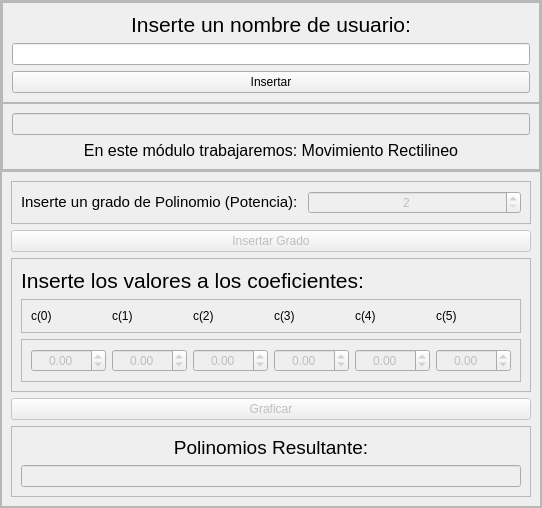
           <widget class="QFrame" name="frame_inf_izq">
            <property name="frameShape">
             <enum>QFrame::StyledPanel</enum>
            </property>
            <property name="frameShadow">
             <enum>QFrame::Raised</enum>
            </property>
            <layout class="QVBoxLayout" name="verticalLayout_4">
             <property name="spacing">
              <number>0</number>
             </property>
             <property name="leftMargin">
              <number>0</number>
             </property>
             <property name="topMargin">
              <number>0</number>
             </property>
             <property name="rightMargin">
              <number>0</number>
             </property>
             <property name="bottomMargin">
              <number>0</number>
             </property>
             <item>
              <widget class="QFrame" name="frame_izq_sup">
               <property name="frameShape">
                <enum>QFrame::StyledPanel</enum>
               </property>
               <property name="frameShadow">
                <enum>QFrame::Raised</enum>
               </property>
               <layout class="QVBoxLayout" name="verticalLayout_5">
                <property name="spacing">
                 <number>0</number>
                </property>
                <property name="leftMargin">
                 <number>0</number>
                </property>
                <property name="topMargin">
                 <number>0</number>
                </property>
                <property name="rightMargin">
                 <number>0</number>
                </property>
                <property name="bottomMargin">
                 <number>0</number>
                </property>
                <item>
                 <widget class="QFrame" name="frame_8">
                  <property name="frameShape">
                   <enum>QFrame::StyledPanel</enum>
                  </property>
                  <property name="frameShadow">
                   <enum>QFrame::Raised</enum>
                  </property>
                  <layout class="QVBoxLayout" name="verticalLayout_7">
                   <item>
                    <widget class="QLabel" name="label_3">
                     <property name="font">
                      <font>
                       <family>MS Shell Dlg 2</family>
                       <pointsize>10</pointsize>
                       <weight>50</weight>
                       <italic>false</italic>
                       <bold>false</bold>
                      </font>
                     </property>
                     <property name="text">
                      <string>&lt;html&gt;&lt;head/&gt;&lt;body&gt;&lt;p&gt;&lt;span style=&quot; font-size:16pt;&quot;&gt;               Inserte un nombre de usuario:&lt;/span&gt;&lt;/p&gt;&lt;/body&gt;&lt;/html&gt;</string>
                     </property>
                     <property name="alignment">
                      <set>Qt::AlignCenter</set>
                     </property>
                    </widget>
                   </item>
                   <item>
                    <widget class="QLineEdit" name="usuario">
                     <property name="alignment">
                      <set>Qt::AlignCenter</set>
                     </property>
                    </widget>
                   </item>
                   <item>
                    <widget class="QPushButton" name="bt_insertarUsuario">
                     <property name="text">
                      <string>Insertar</string>
                     </property>
                    </widget>
                   </item>
                  </layout>
                 </widget>
                </item>
                <item>
                 <widget class="QFrame" name="frame_9">
                  <property name="frameShape">
                   <enum>QFrame::StyledPanel</enum>
                  </property>
                  <property name="frameShadow">
                   <enum>QFrame::Raised</enum>
                  </property>
                  <layout class="QVBoxLayout" name="verticalLayout_6">
                   <item>
                    <widget class="QLineEdit" name="saludo">
                     <property name="enabled">
                      <bool>false</bool>
                     </property>
                     <property name="text">
                      <string/>
                     </property>
                     <property name="alignment">
                      <set>Qt::AlignCenter</set>
                     </property>
                    </widget>
                   </item>
                   <item>
                    <widget class="QLabel" name="label_5">
                     <property name="text">
                      <string>&lt;html&gt;&lt;head/&gt;&lt;body&gt;&lt;p&gt;&lt;span style=&quot; font-size:12pt;&quot;&gt;En este módulo trabajaremos: Movimiento Rectilineo&lt;/span&gt;&lt;/p&gt;&lt;/body&gt;&lt;/html&gt;</string>
                     </property>
                     <property name="alignment">
                      <set>Qt::AlignCenter</set>
                     </property>
                    </widget>
                   </item>
                  </layout>
                 </widget>
                </item>
               </layout>
              </widget>
             </item>
             <item>
              <widget class="QFrame" name="frame_izq_inf">
               <property name="frameShape">
                <enum>QFrame::StyledPanel</enum>
               </property>
               <property name="frameShadow">
                <enum>QFrame::Raised</enum>
               </property>
               <layout class="QVBoxLayout" name="verticalLayout_10">
                <item>
                 <widget class="QFrame" name="frame_2">
                  <property name="frameShape">
                   <enum>QFrame::StyledPanel</enum>
                  </property>
                  <property name="frameShadow">
                   <enum>QFrame::Raised</enum>
                  </property>
                  <layout class="QHBoxLayout" name="horizontalLayout_6">
                   <item>
                    <widget class="QLabel" name="label_4">
                     <property name="text">
                      <string>&lt;html&gt;&lt;head/&gt;&lt;body&gt;&lt;p&gt;&lt;span style=&quot; font-size:11pt;&quot;&gt;Inserte un grado de Polinomio (Potencia): &lt;/span&gt;&lt;/p&gt;&lt;/body&gt;&lt;/html&gt;</string>
                     </property>
                    </widget>
                   </item>
                   <item>
                    <widget class="QSpinBox" name="spin_grado">
                     <property name="enabled">
                      <bool>false</bool>
                     </property>
                     <property name="alignment">
                      <set>Qt::AlignCenter</set>
                     </property>
                     <property name="minimum">
                      <number>2</number>
                     </property>
                     <property name="maximum">
                      <number>5</number>
                     </property>
                     <property name="value">
                      <number>2</number>
                     </property>
                    </widget>
                   </item>
                  </layout>
                 </widget>
                </item>
                <item>
                 <widget class="QPushButton" name="bt_grado">
                  <property name="enabled">
                   <bool>false</bool>
                  </property>
                  <property name="text">
                   <string>Insertar Grado</string>
                  </property>
                 </widget>
                </item>
                <item>
                 <widget class="QFrame" name="frame_12">
                  <property name="frameShape">
                   <enum>QFrame::StyledPanel</enum>
                  </property>
                  <property name="frameShadow">
                   <enum>QFrame::Raised</enum>
                  </property>
                  <layout class="QVBoxLayout" name="verticalLayout_12">
                   <item>
                    <widget class="QLabel" name="label_16">
                     <property name="text">
                      <string>&lt;html&gt;&lt;head/&gt;&lt;body&gt;&lt;p&gt;&lt;span style=&quot; font-size:16pt;&quot;&gt;Inserte los valores a los coeficientes:&lt;/span&gt;&lt;/p&gt;&lt;/body&gt;&lt;/html&gt;</string>
                     </property>
                    </widget>
                   </item>
                   <item>
                    <widget class="QFrame" name="frame_11">
                     <property name="frameShape">
                      <enum>QFrame::StyledPanel</enum>
                     </property>
                     <property name="frameShadow">
                      <enum>QFrame::Raised</enum>
                     </property>
                     <layout class="QHBoxLayout" name="horizontalLayout_8">
                      <item>
                       <widget class="QLabel" name="label_10">
                        <property name="text">
                         <string>c(0)</string>
                        </property>
                       </widget>
                      </item>
                      <item>
                       <widget class="QLabel" name="label_11">
                        <property name="text">
                         <string>c(1)</string>
                        </property>
                       </widget>
                      </item>
                      <item>
                       <widget class="QLabel" name="label_12">
                        <property name="text">
                         <string>c(2)</string>
                        </property>
                       </widget>
                      </item>
                      <item>
                       <widget class="QLabel" name="label_13">
                        <property name="text">
                         <string>c(3)</string>
                        </property>
                       </widget>
                      </item>
                      <item>
                       <widget class="QLabel" name="label_14">
                        <property name="text">
                         <string>c(4)</string>
                        </property>
                       </widget>
                      </item>
                      <item>
                       <widget class="QLabel" name="label_15">
                        <property name="text">
                         <string>c(5)</string>
                        </property>
                       </widget>
                      </item>
                     </layout>
                    </widget>
                   </item>
                   <item>
                    <widget class="QFrame" name="frame_3">
                     <property name="frameShape">
                      <enum>QFrame::StyledPanel</enum>
                     </property>
                     <property name="frameShadow">
                      <enum>QFrame::Raised</enum>
                     </property>
                     <layout class="QHBoxLayout" name="horizontalLayout_7">
                      <item>
                       <widget class="QDoubleSpinBox" name="dSpinBox_00">
                        <property name="enabled">
                         <bool>false</bool>
                        </property>
                        <property name="alignment">
                         <set>Qt::AlignCenter</set>
                        </property>
                        <property name="minimum">
                         <double>-1000.000000000000000</double>
                        </property>
                        <property name="maximum">
                         <double>1000.000000000000000</double>
                        </property>
                        <property name="singleStep">
                         <double>0.010000000000000</double>
                        </property>
                       </widget>
                      </item>
                      <item>
                       <widget class="QDoubleSpinBox" name="dSpinBox_01">
                        <property name="enabled">
                         <bool>false</bool>
                        </property>
                        <property name="alignment">
                         <set>Qt::AlignCenter</set>
                        </property>
                        <property name="minimum">
                         <double>-1000.000000000000000</double>
                        </property>
                        <property name="maximum">
                         <double>1000.000000000000000</double>
                        </property>
                        <property name="singleStep">
                         <double>0.010000000000000</double>
                        </property>
                       </widget>
                      </item>
                      <item>
                       <widget class="QDoubleSpinBox" name="dSpinBox_02">
                        <property name="enabled">
                         <bool>false</bool>
                        </property>
                        <property name="alignment">
                         <set>Qt::AlignCenter</set>
                        </property>
                        <property name="minimum">
                         <double>-1000.000000000000000</double>
                        </property>
                        <property name="maximum">
                         <double>1000.000000000000000</double>
                        </property>
                        <property name="singleStep">
                         <double>0.010000000000000</double>
                        </property>
                       </widget>
                      </item>
                      <item>
                       <widget class="QDoubleSpinBox" name="dSpinBox_03">
                        <property name="enabled">
                         <bool>false</bool>
                        </property>
                        <property name="alignment">
                         <set>Qt::AlignCenter</set>
                        </property>
                        <property name="minimum">
                         <double>-1000.000000000000000</double>
                        </property>
                        <property name="maximum">
                         <double>1000.000000000000000</double>
                        </property>
                        <property name="singleStep">
                         <double>0.010000000000000</double>
                        </property>
                       </widget>
                      </item>
                      <item>
                       <widget class="QDoubleSpinBox" name="dSpinBox_04">
                        <property name="enabled">
                         <bool>false</bool>
                        </property>
                        <property name="alignment">
                         <set>Qt::AlignCenter</set>
                        </property>
                        <property name="minimum">
                         <double>-1000.000000000000000</double>
                        </property>
                        <property name="maximum">
                         <double>1000.000000000000000</double>
                        </property>
                        <property name="singleStep">
                         <double>0.010000000000000</double>
                        </property>
                       </widget>
                      </item>
                      <item>
                       <widget class="QDoubleSpinBox" name="dSpinBox_05">
                        <property name="enabled">
                         <bool>false</bool>
                        </property>
                        <property name="alignment">
                         <set>Qt::AlignCenter</set>
                        </property>
                        <property name="minimum">
                         <double>-1000.000000000000000</double>
                        </property>
                        <property name="maximum">
                         <double>1000.000000000000000</double>
                        </property>
                        <property name="singleStep">
                         <double>0.010000000000000</double>
                        </property>
                       </widget>
                      </item>
                     </layout>
                    </widget>
                   </item>
                  </layout>
                 </widget>
                </item>
                <item>
                 <widget class="QPushButton" name="bt_graficar">
                  <property name="enabled">
                   <bool>false</bool>
                  </property>
                  <property name="text">
                   <string>Graficar</string>
                  </property>
                 </widget>
                </item>
                <item>
                 <widget class="QFrame" name="frame_10">
                  <property name="frameShape">
                   <enum>QFrame::StyledPanel</enum>
                  </property>
                  <property name="frameShadow">
                   <enum>QFrame::Raised</enum>
                  </property>
                  <layout class="QVBoxLayout" name="verticalLayout_11">
                   <item>
                    <widget class="QLabel" name="label_8">
                     <property name="text">
                      <string>&lt;html&gt;&lt;head/&gt;&lt;body&gt;&lt;p&gt;&lt;span style=&quot; font-size:14pt;&quot;&gt;                      Polinomios Resultante:&lt;/span&gt;&lt;/p&gt;&lt;/body&gt;&lt;/html&gt;</string>
                     </property>
                     <property name="alignment">
                      <set>Qt::AlignCenter</set>
                     </property>
                    </widget>
                   </item>
                   <item>
                    <widget class="QLineEdit" name="polinomio">
                     <property name="enabled">
                      <bool>false</bool>
                     </property>
                     <property name="maxLength">
                      <number>32767</number>
                     </property>
                     <property name="alignment">
                      <set>Qt::AlignCenter</set>
                     </property>
                    </widget>
                   </item>
                  </layout>
                 </widget>
                </item>
               </layout>
              </widget>
             </item>
            </layout>
           </widget>
